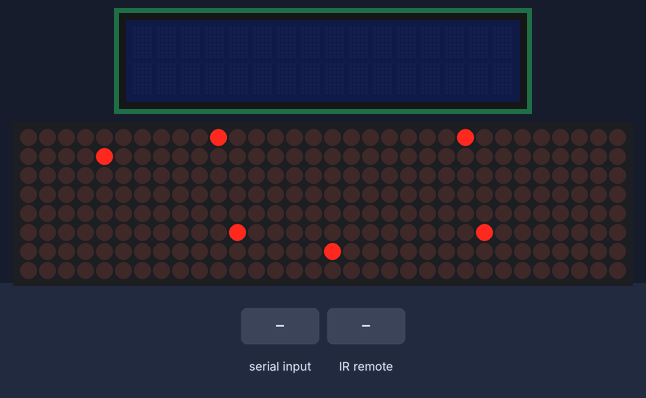
A sketch run on a simulated Arduino Uno, built with avr-gcc and run on an emulated ATmega328P. Shown: 16×2 character LCD, 32×8 LED matrix. The inputs (shaded band) are chosen by the test bench. Random numbers use the default seed unless the sketch sets one.

Above: at 3.7 s.
3.8 s: "90,45,200\n" received over Serial
At 4.8 s:
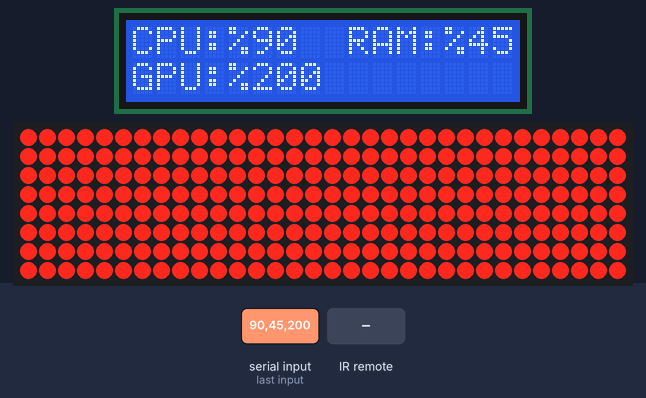
5.9 s: infrared code 0xF20DFF00 received
At 7.6 s:
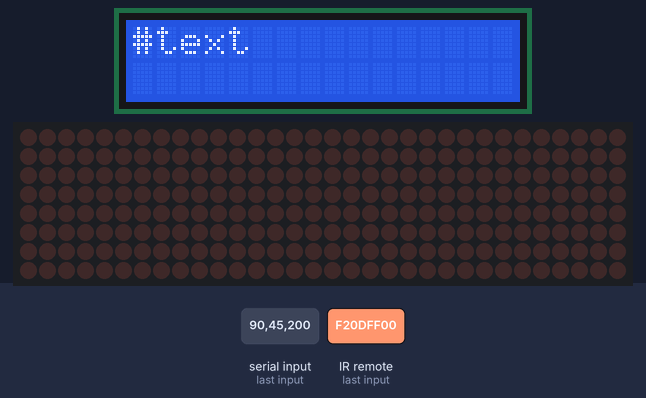
8.9 s: infrared code 0xE916FF00 received
10.6 s: "30,150,10\n" received over Serial
At 11.8 s:
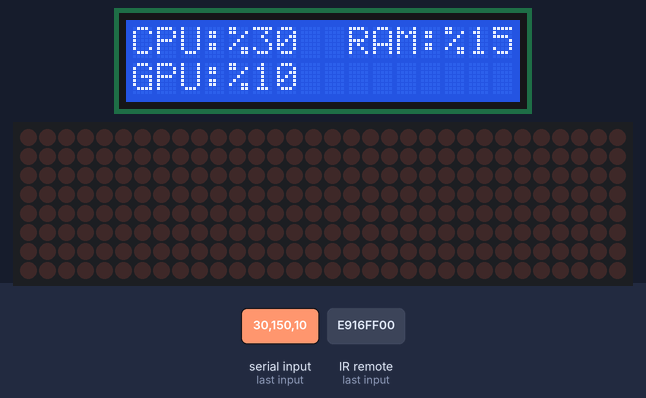
12.1 s: "1,90,45\n" received over Serial
At 13.2 s:
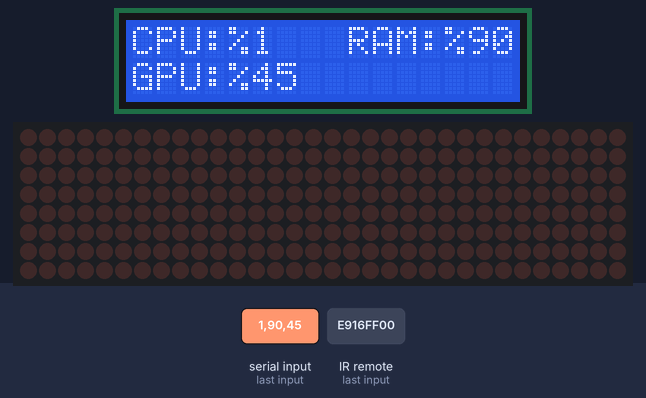
13.8 s: infrared code 0xBA45FF00 received
At 16.28 s:
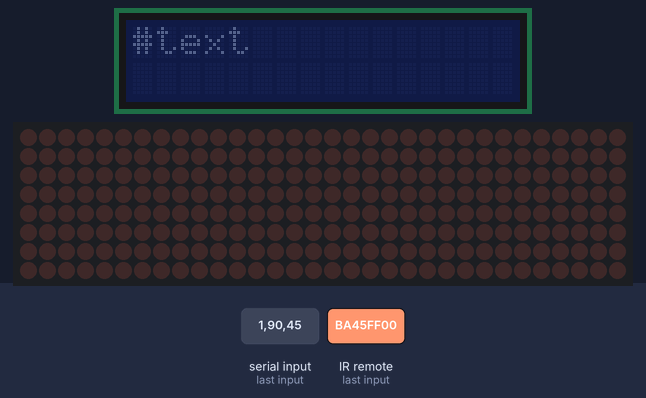
Timing chart, 0 to 17.8 s (numbered marks = the images above; inputs shaded):
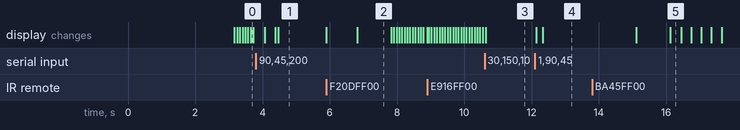

Measured:
- what the display in image 2 shows lasts 1.0 s, from 6.8 s to 7.8 s

The sketch:

perf-stat.ino
```cpp
#include <MD_Parola.h>
#include <MD_MAX72xx.h>
#include <SPI.h>

// Sadece NEC protokolünü kullanarak hafıza tasarrufu sağlıyoruz
#define DECODE_NEC
#include <IRremote.hpp>

#include <Wire.h>
#include <LiquidCrystal_I2C.h>

// --- AYARLAR ---
#define HARDWARE_TYPE MD_MAX72XX::FC16_HW
#define MAX_DEVICES 4
#define CS_PIN 10
#define RECV_PIN 2

// --- DEĞİŞKENLER ---
int currentCols = 0;
unsigned long lastDataTime = 0;
const int timeoutLimit = 3000;
bool runningStats = false;
bool lcdAcik = true;
bool activeTurks = false;

LiquidCrystal_I2C lcd(0x27, 16, 2);
MD_Parola mp = MD_Parola(HARDWARE_TYPE, CS_PIN, MAX_DEVICES);
MD_MAX72XX *mx;

void setup() {
  IrReceiver.begin(RECV_PIN);
  Serial.begin(9600);

  lcd.init();
  lcd.noBacklight();
  lcdAcik = false;

  mp.begin();
  mx = mp.getGraphicObject();
  mx->control(MD_MAX72XX::INTENSITY, 1);
  mx->clear();

  mp.displayScroll("text", PA_CENTER, PA_SCROLL_LEFT, 30);
}

void loop() {
  // --- IR KUMANDA KONTROLÜ ---
  if (IrReceiver.decode()) {
    uint32_t basilanKod = IrReceiver.decodedIRData.decodedRawData;

    if (basilanKod == 0xBA45FF00) { activeTurks = true; }
    if (basilanKod == 0xB946FF00) { activeTurks = false; }

    // LCD Backlight toggle
    if (basilanKod == 0xE916FF00) {
      lcdAcik = !lcdAcik;
      lcdAcik ? lcd.backlight() : lcd.noBacklight();
    }

    // Dot Matrix Shutdown toggle
    if (basilanKod == 0xF20DFF00) {
      static bool dotKapali = false;
      dotKapali = !dotKapali;
      mx->control(MD_MAX72XX::SHUTDOWN, dotKapali ? MD_MAX72XX::ON : MD_MAX72XX::OFF);
    }
    IrReceiver.resume();
  }

  // --- read serial data ---
  if (Serial.available() > 0) {
    int cpuVal = Serial.parseInt();
    int ramVal = Serial.parseInt();
    int gpuVal = Serial.parseInt();

    if (Serial.read() == '\n' || true) {
      lastDataTime = millis();
      if (!runningStats) {
        mx->clear();
        lcd.clear();
        if(lcdAcik) lcd.backlight();
        runningStats = true;
	lcd.backlight();
      }

      lcd.setCursor(0, 0);
      lcd.print(F("CPU:%"));
      lcd.print(cpuVal);
      lcd.print(F("  "));

      lcd.setCursor(9, 0);
      lcd.print(F("RAM:%"));
      lcd.print(ramVal);
      lcd.print(F(" "));

      // 2. Satır: GPU
      lcd.setCursor(0, 1);
      lcd.print(F("GPU:%"));
      lcd.print(gpuVal);
      lcd.print(F("    "));
      updateBar(gpuVal);
    }
  }

  // --- delays and animations ---
  if (millis() - lastDataTime > timeoutLimit) {
    if (runningStats) {
      mx->clear();
      lcd.clear();
      lcd.print(F("#text"));
      delay(1000);
      lcd.noBacklight();
      lcdAcik = false;
      runningStats = false;
    }

    if (activeTurks) {
      if (mp.displayAnimate()) mp.displayReset();
    } else {
      matrixRain();
    }
  }
}

void updateBar(int percent) {
  int targetCols = map(percent, 0, 100, 0, 32);
  while (currentCols != targetCols) {
    if (currentCols < targetCols) {
      mx->setColumn(currentCols, 0xFF);
      currentCols++;
    } else {
      currentCols--;
      mx->setColumn(currentCols, 0x00);
    }
    delay(20);
  }
}

void matrixRain() {
  static uint8_t rain[32];
  static unsigned long lastRainMove = 0;
  if (millis() - lastRainMove < 80) return;
  lastRainMove = millis();

  mx->control(MD_MAX72XX::UPDATE, MD_MAX72XX::OFF);
  mx->clear();
  for (int x = 0; x < 32; x++) {
    if (rain[x] > 0) {
      mx->setPoint(rain[x] - 1, x, true);
      if (rain[x] < 8) rain[x]++; else rain[x] = 0;
    } else {
      if (random(0, 30) == 1) rain[x] = 1;
    }
  }
  mx->control(MD_MAX72XX::UPDATE, MD_MAX72XX::ON);
}
```
